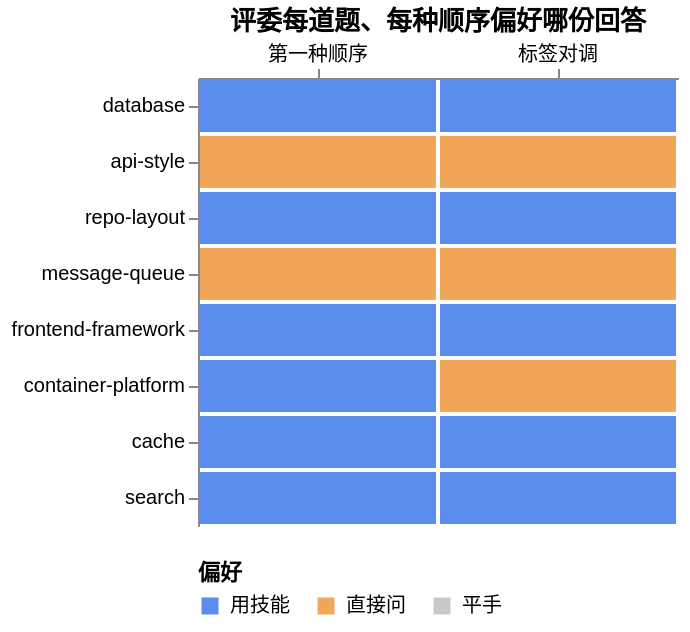

Write the Vega-Lite specification saved for this chart.
### Vega-Lite specification from a JSON file in a GitHub repository (floating-point values rounded to 4 significant figures)
{"$schema": "https://vega.github.io/schema/vega-lite/v5.json", "usermeta": {"fig": {"content": "data", "style": "cool-clean", "candidates": ["cool-clean"], "why": "cells and bars read from the result file", "surface": "repo-doc"}, "source": "evals/compare/results/2026-11-24-eight-questions.json"}, "title": "评委每道题、每种顺序偏好哪份回答", "data": {"values": [{"question": "database", "order": "第一种顺序", "preferred": "用技能"}, {"question": "database", "order": "标签对调", "preferred": "用技能"}, {"question": "api-style", "order": "第一种顺序", "preferred": "直接问"}, {"question": "api-style", "order": "标签对调", "preferred": "直接问"}, {"question": "repo-layout", "order": "第一种顺序", "preferred": "用技能"}, {"question": "repo-layout", "order": "标签对调", "preferred": "用技能"}, {"question": "message-queue", "order": "第一种顺序", "preferred": "直接问"}, {"question": "message-queue", "order": "标签对调", "preferred": "直接问"}, {"question": "frontend-framework", "order": "第一种顺序", "preferred": "用技能"}, {"question": "frontend-framework", "order": "标签对调", "preferred": "用技能"}, {"question": "container-platform", "order": "第一种顺序", "preferred": "用技能"}, {"question": "container-platform", "order": "标签对调", "preferred": "直接问"}, {"question": "cache", "order": "第一种顺序", "preferred": "用技能"}, {"question": "cache", "order": "标签对调", "preferred": "用技能"}, {"question": "search", "order": "第一种顺序", "preferred": "用技能"}, {"question": "search", "order": "标签对调", "preferred": "用技能"}]}, "width": 240, "height": {"step": 28}, "mark": {"type": "rect", "stroke": "white", "strokeWidth": 2}, "encoding": {"x": {"field": "order", "type": "nominal", "title": null, "sort": ["第一种顺序", "标签对调"], "axis": {"orient": "top", "labelAngle": 0}}, "y": {"field": "question", "type": "nominal", "title": null, "sort": ["database", "api-style", "repo-layout", "message-queue", "frontend-framework", "container-platform", "cache", "search"]}, "color": {"field": "preferred", "type": "nominal", "title": "偏好", "scale": {"domain": ["用技能", "直接问", "平手"], "range": ["#5b8def", "#f2a65a", "#c9c9c9"]}, "legend": {"orient": "bottom"}}}}
